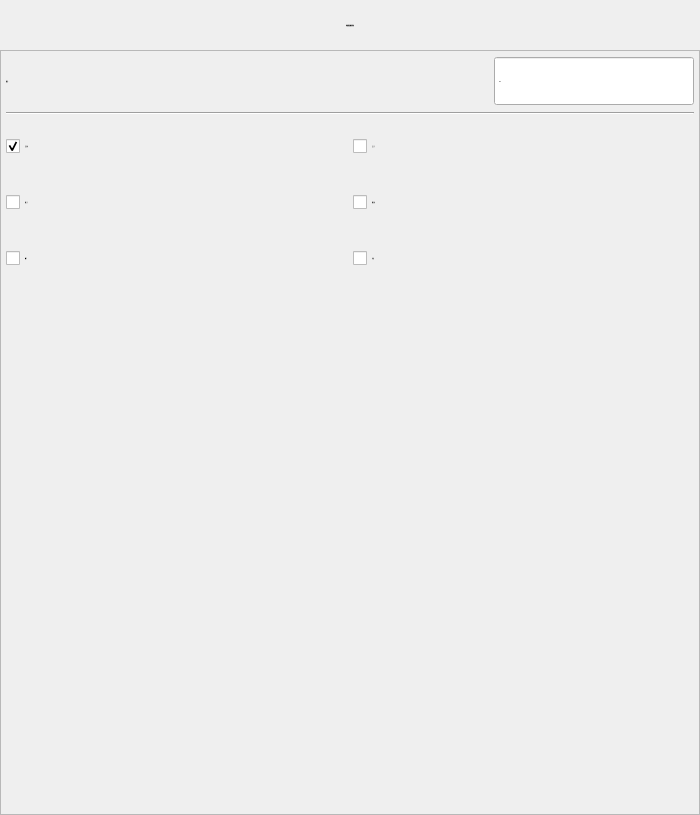
<?xml version="1.0" encoding="UTF-8"?>
<ui version="4.0">
 <class>FormActSpeed</class>
 <widget class="QWidget" name="FormActSpeed">
  <property name="windowModality">
   <enum>Qt::WindowModal</enum>
  </property>
  <property name="geometry">
   <rect>
    <x>0</x>
    <y>0</y>
    <width>700</width>
    <height>815</height>
   </rect>
  </property>
  <property name="minimumSize">
   <size>
    <width>700</width>
    <height>815</height>
   </size>
  </property>
  <property name="maximumSize">
   <size>
    <width>700</width>
    <height>815</height>
   </size>
  </property>
  <property name="font">
   <font>
    <family>微软雅黑</family>
    <pointsize>-1</pointsize>
    <weight>50</weight>
    <italic>false</italic>
    <bold>false</bold>
   </font>
  </property>
  <property name="windowTitle">
   <string notr="true">伺服定位</string>
  </property>
  <property name="toolTip">
   <string notr="true"/>
  </property>
  <property name="statusTip">
   <string notr="true"/>
  </property>
  <property name="whatsThis">
   <string notr="true"/>
  </property>
  <property name="accessibleName">
   <string notr="true"/>
  </property>
  <property name="accessibleDescription">
   <string notr="true"/>
  </property>
  <property name="styleSheet">
   <string notr="true">font: 28px &quot;微软雅黑&quot;;</string>
  </property>
  <property name="windowFilePath">
   <string notr="true"/>
  </property>
  <layout class="QVBoxLayout" name="verticalLayout">
   <property name="spacing">
    <number>0</number>
   </property>
   <property name="margin">
    <number>0</number>
   </property>
   <item>
    <widget class="QLabel" name="labelParaTitle">
     <property name="sizePolicy">
      <sizepolicy hsizetype="Preferred" vsizetype="Fixed">
       <horstretch>0</horstretch>
       <verstretch>0</verstretch>
      </sizepolicy>
     </property>
     <property name="minimumSize">
      <size>
       <width>0</width>
       <height>50</height>
      </size>
     </property>
     <property name="font">
      <font>
       <family>微软雅黑</family>
       <pointsize>-1</pointsize>
       <weight>50</weight>
       <italic>false</italic>
       <bold>false</bold>
      </font>
     </property>
     <property name="styleSheet">
      <string notr="true">QLabel#labelParaTitle
{
	color: black;
	border-image: url(:/img/widget/Panel.png) 0 4 0 4;
	border-left: 4px transparent;
	border-right: 4px transparent;
}
</string>
     </property>
     <property name="text">
      <string>伺服速度调整参数</string>
     </property>
     <property name="alignment">
      <set>Qt::AlignCenter</set>
     </property>
    </widget>
   </item>
   <item>
    <widget class="QFrame" name="frameActSpeed">
     <property name="font">
      <font>
       <family>微软雅黑</family>
       <pointsize>-1</pointsize>
       <weight>50</weight>
       <italic>false</italic>
       <bold>false</bold>
      </font>
     </property>
     <property name="styleSheet">
      <string notr="true"/>
     </property>
     <property name="frameShape">
      <enum>QFrame::StyledPanel</enum>
     </property>
     <property name="frameShadow">
      <enum>QFrame::Plain</enum>
     </property>
     <property name="IsMainArea" stdset="0">
      <bool>true</bool>
     </property>
     <layout class="QGridLayout" name="gridLayout">
      <property name="margin">
       <number>5</number>
      </property>
      <item row="0" column="0">
       <layout class="QHBoxLayout" name="horizontalLayout_4">
        <item>
         <widget class="QLabel" name="label">
          <property name="sizePolicy">
           <sizepolicy hsizetype="Expanding" vsizetype="Preferred">
            <horstretch>0</horstretch>
            <verstretch>0</verstretch>
           </sizepolicy>
          </property>
          <property name="minimumSize">
           <size>
            <width>0</width>
            <height>50</height>
           </size>
          </property>
          <property name="font">
           <font>
            <family>微软雅黑</family>
            <pointsize>-1</pointsize>
            <weight>50</weight>
            <italic>false</italic>
            <bold>false</bold>
           </font>
          </property>
          <property name="text">
           <string>速度：</string>
          </property>
         </widget>
        </item>
        <item>
         <widget class="xSpinBox" name="BoxSpeed">
          <property name="enabled">
           <bool>true</bool>
          </property>
          <property name="sizePolicy">
           <sizepolicy hsizetype="Fixed" vsizetype="Fixed">
            <horstretch>0</horstretch>
            <verstretch>0</verstretch>
           </sizepolicy>
          </property>
          <property name="minimumSize">
           <size>
            <width>200</width>
            <height>50</height>
           </size>
          </property>
          <property name="maximumSize">
           <size>
            <width>200</width>
            <height>50</height>
           </size>
          </property>
          <property name="font">
           <font>
            <family>微软雅黑</family>
            <pointsize>-1</pointsize>
            <weight>50</weight>
            <italic>false</italic>
            <bold>false</bold>
           </font>
          </property>
          <property name="focusPolicy">
           <enum>Qt::ClickFocus</enum>
          </property>
          <property name="alignment">
           <set>Qt::AlignLeading|Qt::AlignLeft|Qt::AlignVCenter</set>
          </property>
          <property name="readOnly">
           <bool>false</bool>
          </property>
          <property name="buttonSymbols">
           <enum>QAbstractSpinBox::NoButtons</enum>
          </property>
          <property name="specialValueText">
           <string notr="true"/>
          </property>
          <property name="keyboardTracking">
           <bool>false</bool>
          </property>
          <property name="suffix">
           <string notr="true">%</string>
          </property>
          <property name="prefix">
           <string notr="true"/>
          </property>
          <property name="minimum">
           <number>0</number>
          </property>
          <property name="maximum">
           <number>100</number>
          </property>
          <property name="value">
           <number>50</number>
          </property>
          <property name="HasBtn" stdset="0">
           <bool>true</bool>
          </property>
         </widget>
        </item>
       </layout>
      </item>
      <item row="1" column="0">
       <widget class="Line" name="line">
        <property name="orientation">
         <enum>Qt::Horizontal</enum>
        </property>
       </widget>
      </item>
      <item row="2" column="0">
       <layout class="QHBoxLayout" name="horizontalLayout">
        <item>
         <widget class="QCheckBox" name="CheckBoxPaHor">
          <property name="sizePolicy">
           <sizepolicy hsizetype="Expanding" vsizetype="Fixed">
            <horstretch>0</horstretch>
            <verstretch>0</verstretch>
           </sizepolicy>
          </property>
          <property name="minimumSize">
           <size>
            <width>150</width>
            <height>50</height>
           </size>
          </property>
          <property name="maximumSize">
           <size>
            <width>16777215</width>
            <height>50</height>
           </size>
          </property>
          <property name="font">
           <font>
            <family>微软雅黑</family>
            <pointsize>-1</pointsize>
            <weight>50</weight>
            <italic>false</italic>
            <bold>false</bold>
           </font>
          </property>
          <property name="focusPolicy">
           <enum>Qt::NoFocus</enum>
          </property>
          <property name="text">
           <string notr="true">正引拔</string>
          </property>
          <property name="iconSize">
           <size>
            <width>32</width>
            <height>32</height>
           </size>
          </property>
          <property name="checked">
           <bool>true</bool>
          </property>
         </widget>
        </item>
        <item>
         <widget class="QCheckBox" name="CheckBoxPaVer">
          <property name="sizePolicy">
           <sizepolicy hsizetype="Expanding" vsizetype="Fixed">
            <horstretch>0</horstretch>
            <verstretch>0</verstretch>
           </sizepolicy>
          </property>
          <property name="minimumSize">
           <size>
            <width>150</width>
            <height>50</height>
           </size>
          </property>
          <property name="maximumSize">
           <size>
            <width>16777215</width>
            <height>50</height>
           </size>
          </property>
          <property name="font">
           <font>
            <family>微软雅黑</family>
            <pointsize>-1</pointsize>
            <weight>50</weight>
            <italic>false</italic>
            <bold>false</bold>
           </font>
          </property>
          <property name="focusPolicy">
           <enum>Qt::NoFocus</enum>
          </property>
          <property name="text">
           <string notr="true">正上下</string>
          </property>
          <property name="iconSize">
           <size>
            <width>32</width>
            <height>32</height>
           </size>
          </property>
         </widget>
        </item>
       </layout>
      </item>
      <item row="3" column="0">
       <layout class="QHBoxLayout" name="horizontalLayout_2">
        <item>
         <widget class="QCheckBox" name="CheckBoxRaVer">
          <property name="enabled">
           <bool>true</bool>
          </property>
          <property name="sizePolicy">
           <sizepolicy hsizetype="Expanding" vsizetype="Fixed">
            <horstretch>0</horstretch>
            <verstretch>0</verstretch>
           </sizepolicy>
          </property>
          <property name="minimumSize">
           <size>
            <width>150</width>
            <height>50</height>
           </size>
          </property>
          <property name="maximumSize">
           <size>
            <width>16777215</width>
            <height>50</height>
           </size>
          </property>
          <property name="font">
           <font>
            <family>微软雅黑</family>
            <pointsize>-1</pointsize>
            <weight>50</weight>
            <italic>false</italic>
            <bold>false</bold>
           </font>
          </property>
          <property name="focusPolicy">
           <enum>Qt::NoFocus</enum>
          </property>
          <property name="text">
           <string notr="true">副上下</string>
          </property>
          <property name="iconSize">
           <size>
            <width>32</width>
            <height>32</height>
           </size>
          </property>
         </widget>
        </item>
        <item>
         <widget class="QCheckBox" name="CheckBoxRaHor">
          <property name="enabled">
           <bool>true</bool>
          </property>
          <property name="sizePolicy">
           <sizepolicy hsizetype="Expanding" vsizetype="Fixed">
            <horstretch>0</horstretch>
            <verstretch>0</verstretch>
           </sizepolicy>
          </property>
          <property name="minimumSize">
           <size>
            <width>150</width>
            <height>50</height>
           </size>
          </property>
          <property name="maximumSize">
           <size>
            <width>16777215</width>
            <height>50</height>
           </size>
          </property>
          <property name="font">
           <font>
            <family>微软雅黑</family>
            <pointsize>-1</pointsize>
            <weight>50</weight>
            <italic>false</italic>
            <bold>false</bold>
           </font>
          </property>
          <property name="focusPolicy">
           <enum>Qt::NoFocus</enum>
          </property>
          <property name="text">
           <string notr="true">副引拔</string>
          </property>
          <property name="iconSize">
           <size>
            <width>32</width>
            <height>32</height>
           </size>
          </property>
         </widget>
        </item>
       </layout>
      </item>
      <item row="4" column="0">
       <layout class="QHBoxLayout" name="horizontalLayout_3">
        <item>
         <widget class="QCheckBox" name="CheckBoxTravel">
          <property name="sizePolicy">
           <sizepolicy hsizetype="Expanding" vsizetype="Fixed">
            <horstretch>0</horstretch>
            <verstretch>0</verstretch>
           </sizepolicy>
          </property>
          <property name="minimumSize">
           <size>
            <width>150</width>
            <height>50</height>
           </size>
          </property>
          <property name="maximumSize">
           <size>
            <width>16777215</width>
            <height>50</height>
           </size>
          </property>
          <property name="font">
           <font>
            <family>微软雅黑</family>
            <pointsize>-1</pointsize>
            <weight>50</weight>
            <italic>false</italic>
            <bold>false</bold>
           </font>
          </property>
          <property name="focusPolicy">
           <enum>Qt::NoFocus</enum>
          </property>
          <property name="text">
           <string notr="true">横行</string>
          </property>
          <property name="iconSize">
           <size>
            <width>32</width>
            <height>32</height>
           </size>
          </property>
         </widget>
        </item>
        <item>
         <widget class="QCheckBox" name="CheckBoxOther">
          <property name="enabled">
           <bool>true</bool>
          </property>
          <property name="sizePolicy">
           <sizepolicy hsizetype="Expanding" vsizetype="Fixed">
            <horstretch>0</horstretch>
            <verstretch>0</verstretch>
           </sizepolicy>
          </property>
          <property name="minimumSize">
           <size>
            <width>150</width>
            <height>50</height>
           </size>
          </property>
          <property name="maximumSize">
           <size>
            <width>16777215</width>
            <height>50</height>
           </size>
          </property>
          <property name="font">
           <font>
            <family>微软雅黑</family>
            <pointsize>-1</pointsize>
            <weight>50</weight>
            <italic>false</italic>
            <bold>false</bold>
           </font>
          </property>
          <property name="focusPolicy">
           <enum>Qt::NoFocus</enum>
          </property>
          <property name="text">
           <string notr="true">扩展</string>
          </property>
          <property name="iconSize">
           <size>
            <width>32</width>
            <height>32</height>
           </size>
          </property>
         </widget>
        </item>
       </layout>
      </item>
      <item row="5" column="0">
       <spacer name="verticalSpacerDown">
        <property name="orientation">
         <enum>Qt::Vertical</enum>
        </property>
        <property name="sizeHint" stdset="0">
         <size>
          <width>20</width>
          <height>40</height>
         </size>
        </property>
       </spacer>
      </item>
     </layout>
    </widget>
   </item>
  </layout>
 </widget>
 <customwidgets>
  <customwidget>
   <class>xSpinBox</class>
   <extends>QSpinBox</extends>
   <header>xspinbox.h</header>
   <slots>
    <signal>clicked()</signal>
   </slots>
  </customwidget>
 </customwidgets>
 <resources/>
 <connections>
  <connection>
   <sender>BoxSpeed</sender>
   <signal>clicked()</signal>
   <receiver>FormActSpeed</receiver>
   <slot>inputSpeed()</slot>
   <hints>
    <hint type="sourcelabel">
     <x>184</x>
     <y>75</y>
    </hint>
    <hint type="destinationlabel">
     <x>187</x>
     <y>-38</y>
    </hint>
   </hints>
  </connection>
 </connections>
 <slots>
  <slot>inputSpeed()</slot>
  <slot>inputPaHor()</slot>
  <slot>inputPaVer()</slot>
  <slot>inputTravel()</slot>
  <slot>syncPaHor()</slot>
  <slot>syncPaVer()</slot>
  <slot>syncTravel()</slot>
  <slot>UpdateWidgetState()</slot>
  <slot>inputRaHor()</slot>
  <slot>syncRaHor()</slot>
  <slot>inputRaVer()</slot>
  <slot>syncRaVer()</slot>
  <slot>inputOther()</slot>
  <slot>syncOther()</slot>
 </slots>
</ui>
